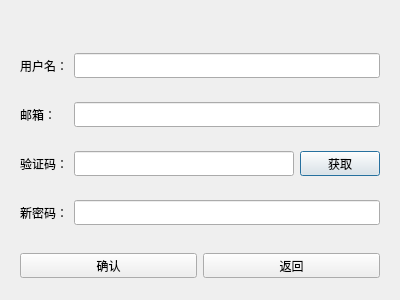
<?xml version="1.0" encoding="UTF-8"?>
<ui version="4.0">
 <class>ResetDialog</class>
 <widget class="QDialog" name="ResetDialog">
  <property name="geometry">
   <rect>
    <x>0</x>
    <y>0</y>
    <width>400</width>
    <height>300</height>
   </rect>
  </property>
  <property name="windowTitle">
   <string>Dialog</string>
  </property>
  <layout class="QVBoxLayout" name="verticalLayout">
   <item>
    <spacer name="verticalSpacer">
     <property name="orientation">
      <enum>Qt::Orientation::Vertical</enum>
     </property>
     <property name="sizeHint" stdset="0">
      <size>
       <width>20</width>
       <height>12</height>
      </size>
     </property>
    </spacer>
   </item>
   <item>
    <widget class="QLabel" name="err_tip">
     <property name="minimumSize">
      <size>
       <width>0</width>
       <height>25</height>
      </size>
     </property>
     <property name="maximumSize">
      <size>
       <width>16777215</width>
       <height>25</height>
      </size>
     </property>
     <property name="text">
      <string/>
     </property>
     <property name="alignment">
      <set>Qt::AlignmentFlag::AlignCenter</set>
     </property>
    </widget>
   </item>
   <item>
    <widget class="QWidget" name="widget" native="true">
     <layout class="QHBoxLayout" name="horizontalLayout">
      <item>
       <widget class="QLabel" name="user_lb">
        <property name="minimumSize">
         <size>
          <width>0</width>
          <height>25</height>
         </size>
        </property>
        <property name="maximumSize">
         <size>
          <width>16777215</width>
          <height>25</height>
         </size>
        </property>
        <property name="text">
         <string>用户名：</string>
        </property>
       </widget>
      </item>
      <item>
       <widget class="QLineEdit" name="user_edit">
        <property name="minimumSize">
         <size>
          <width>0</width>
          <height>25</height>
         </size>
        </property>
        <property name="maximumSize">
         <size>
          <width>16777215</width>
          <height>25</height>
         </size>
        </property>
       </widget>
      </item>
     </layout>
    </widget>
   </item>
   <item>
    <widget class="QWidget" name="widget_2" native="true">
     <layout class="QHBoxLayout" name="horizontalLayout_2">
      <item>
       <widget class="QLabel" name="email_lb">
        <property name="minimumSize">
         <size>
          <width>48</width>
          <height>25</height>
         </size>
        </property>
        <property name="maximumSize">
         <size>
          <width>48</width>
          <height>25</height>
         </size>
        </property>
        <property name="text">
         <string>邮箱：</string>
        </property>
       </widget>
      </item>
      <item>
       <widget class="QLineEdit" name="email_edit">
        <property name="minimumSize">
         <size>
          <width>0</width>
          <height>25</height>
         </size>
        </property>
        <property name="maximumSize">
         <size>
          <width>16777215</width>
          <height>25</height>
         </size>
        </property>
       </widget>
      </item>
     </layout>
    </widget>
   </item>
   <item>
    <widget class="QWidget" name="widget_3" native="true">
     <layout class="QHBoxLayout" name="horizontalLayout_3">
      <item>
       <widget class="QLabel" name="verify_lb">
        <property name="minimumSize">
         <size>
          <width>0</width>
          <height>25</height>
         </size>
        </property>
        <property name="maximumSize">
         <size>
          <width>16777215</width>
          <height>25</height>
         </size>
        </property>
        <property name="text">
         <string>验证码：</string>
        </property>
       </widget>
      </item>
      <item>
       <widget class="QLineEdit" name="verify_edit">
        <property name="minimumSize">
         <size>
          <width>0</width>
          <height>25</height>
         </size>
        </property>
        <property name="maximumSize">
         <size>
          <width>16777215</width>
          <height>25</height>
         </size>
        </property>
       </widget>
      </item>
      <item>
       <widget class="TimerBtn" name="verify_btn">
        <property name="minimumSize">
         <size>
          <width>0</width>
          <height>25</height>
         </size>
        </property>
        <property name="maximumSize">
         <size>
          <width>16777215</width>
          <height>25</height>
         </size>
        </property>
        <property name="text">
         <string>获取</string>
        </property>
       </widget>
      </item>
     </layout>
    </widget>
   </item>
   <item>
    <widget class="QWidget" name="widget_4" native="true">
     <layout class="QHBoxLayout" name="horizontalLayout_4">
      <item>
       <widget class="QLabel" name="pwd_lb">
        <property name="minimumSize">
         <size>
          <width>0</width>
          <height>25</height>
         </size>
        </property>
        <property name="maximumSize">
         <size>
          <width>16777215</width>
          <height>25</height>
         </size>
        </property>
        <property name="text">
         <string>新密码：</string>
        </property>
       </widget>
      </item>
      <item>
       <widget class="QLineEdit" name="pwd_edit">
        <property name="minimumSize">
         <size>
          <width>0</width>
          <height>25</height>
         </size>
        </property>
        <property name="maximumSize">
         <size>
          <width>16777215</width>
          <height>25</height>
         </size>
        </property>
       </widget>
      </item>
     </layout>
    </widget>
   </item>
   <item>
    <spacer name="verticalSpacer_2">
     <property name="orientation">
      <enum>Qt::Orientation::Vertical</enum>
     </property>
     <property name="sizeHint" stdset="0">
      <size>
       <width>20</width>
       <height>13</height>
      </size>
     </property>
    </spacer>
   </item>
   <item>
    <widget class="QWidget" name="widget_5" native="true">
     <layout class="QHBoxLayout" name="horizontalLayout_5">
      <item>
       <widget class="QPushButton" name="sure_btn">
        <property name="minimumSize">
         <size>
          <width>0</width>
          <height>25</height>
         </size>
        </property>
        <property name="maximumSize">
         <size>
          <width>16777215</width>
          <height>25</height>
         </size>
        </property>
        <property name="text">
         <string>确认</string>
        </property>
       </widget>
      </item>
      <item>
       <widget class="QPushButton" name="return_btn">
        <property name="minimumSize">
         <size>
          <width>0</width>
          <height>25</height>
         </size>
        </property>
        <property name="maximumSize">
         <size>
          <width>16777215</width>
          <height>25</height>
         </size>
        </property>
        <property name="text">
         <string>返回</string>
        </property>
       </widget>
      </item>
     </layout>
    </widget>
   </item>
   <item>
    <spacer name="verticalSpacer_3">
     <property name="orientation">
      <enum>Qt::Orientation::Vertical</enum>
     </property>
     <property name="sizeHint" stdset="0">
      <size>
       <width>20</width>
       <height>12</height>
      </size>
     </property>
    </spacer>
   </item>
  </layout>
 </widget>
 <customwidgets>
  <customwidget>
   <class>TimerBtn</class>
   <extends>QPushButton</extends>
   <header location="global">timerbtn.h</header>
  </customwidget>
 </customwidgets>
 <resources/>
 <connections/>
</ui>
